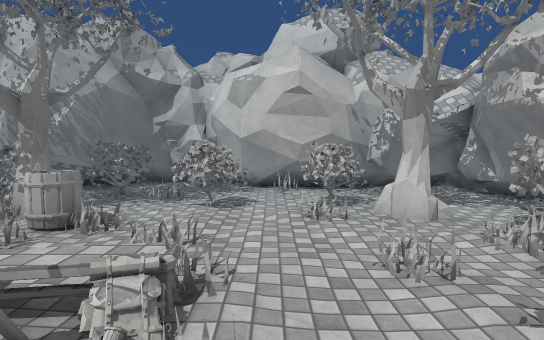
View 1 (above)

17 first-person views from a walk through a scene from a Unity 3-D project. The camera is 1.5 m above the floor, tilts 4° down and sees 80° across. The floor is counted in squares, 1 m on a side. Each view is taken from the middle of a square. On the plan, view 1 faces up. The plan holds only what a view shows up to about 15 squares ahead; the rest is blank. The place goes on beyond the plan. Surface patterns are stand-ins for the level's own textures.

View 2
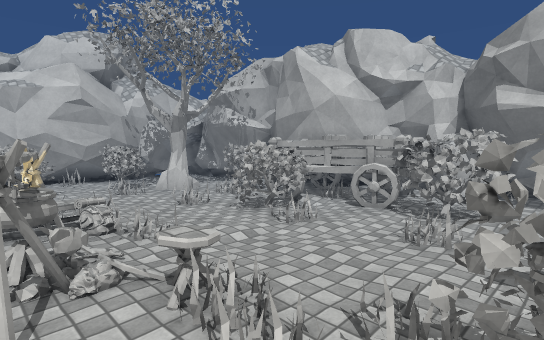

View 3
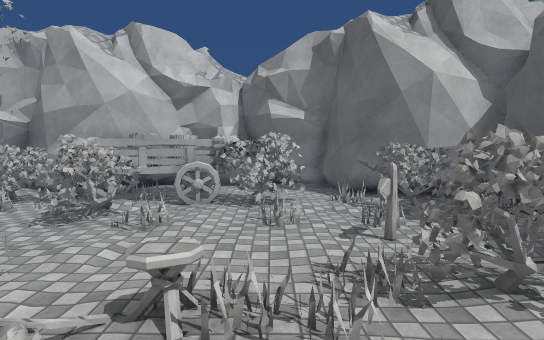

View 4
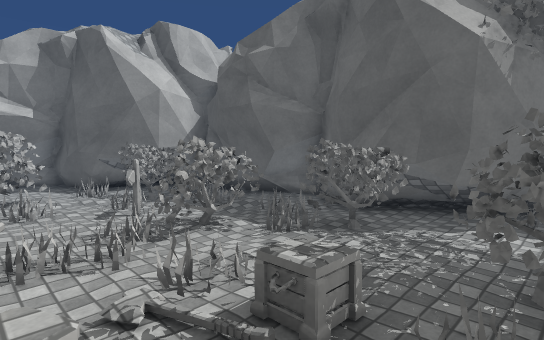

View 5
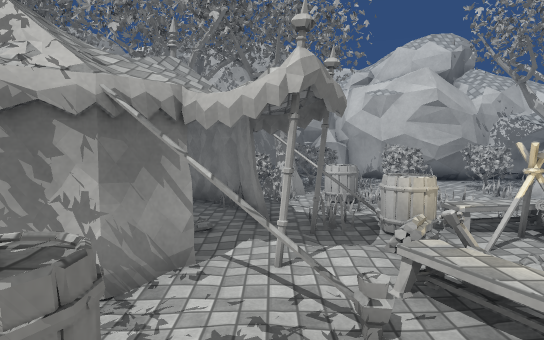

View 6
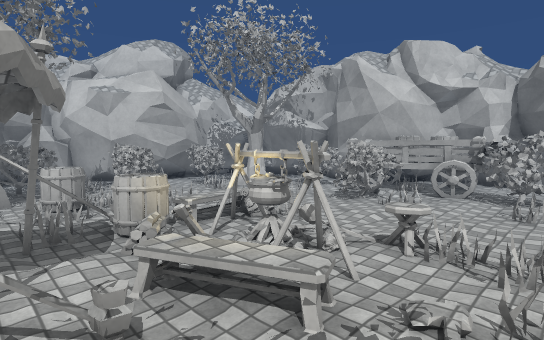

View 7
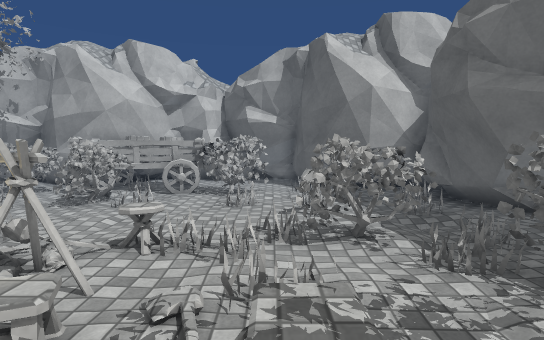

View 8
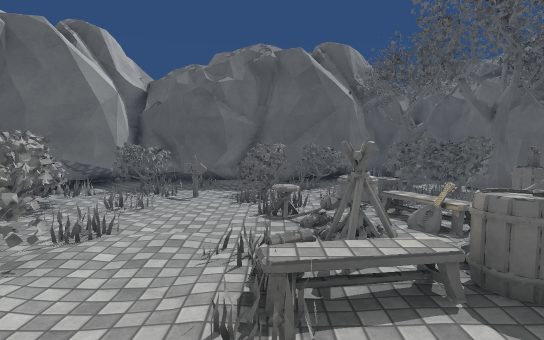

View 9
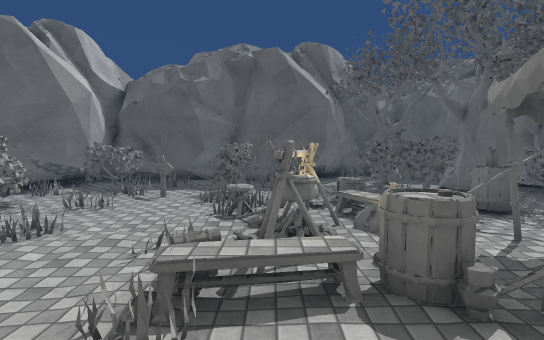

View 10
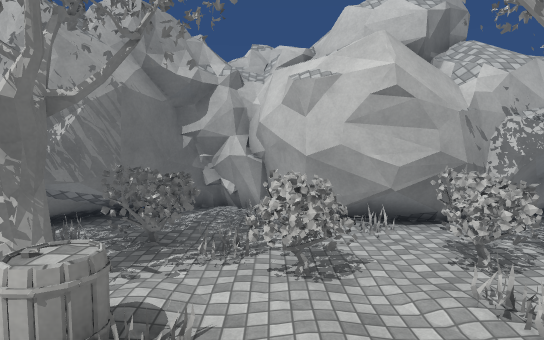

View 11
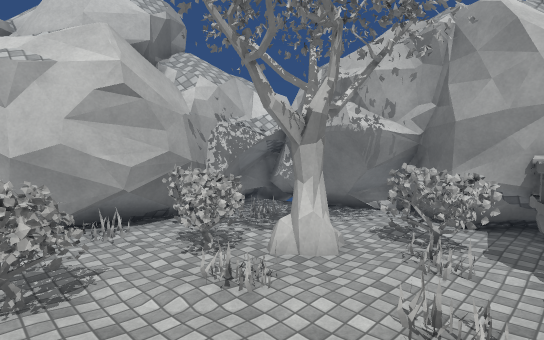

View 12
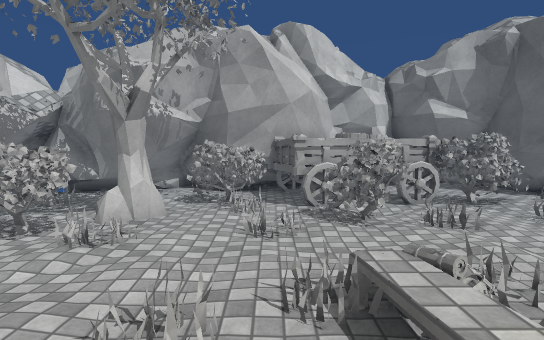

View 13
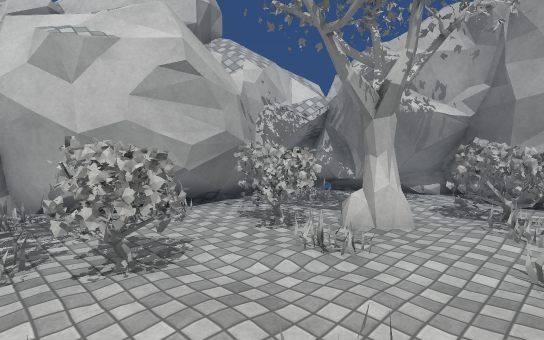

View 14
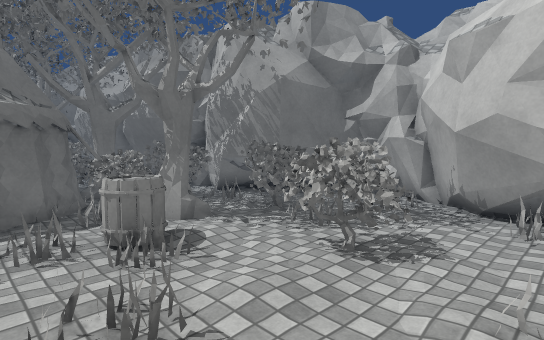

View 15
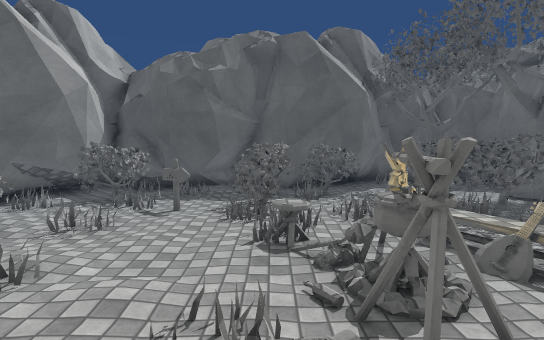

View 16
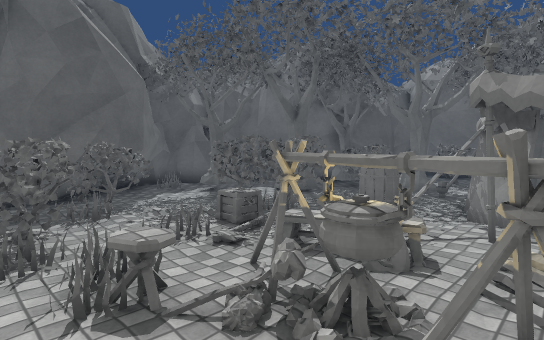

View 17
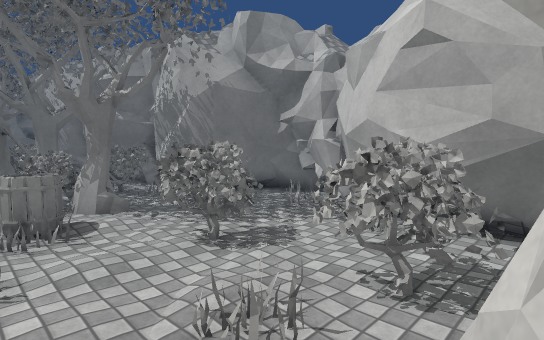

### Floor plan
Key: @ floor where view 1 was taken; # wall or solid block; x gap in a wall; . floor; / step, stairs or slope; = window, fence, low wall or low ledge; ^ raised ledge; O other object.
Columns run from 9 left of view 1 to 9 right of it. Each row starts with its distance up from view 1.
 14     ###
 13    ##.###
 12    ##...##  #####
 11    #.....########
 10    #OO..........#
  9    ##OxOO.OO....#
  8    ## .OO.OO ...###
  7    ###.O...#O ..###
  6    ##O.......OO.##
  5    #.........OOO##
  4    ##.........O###
  3    ##OO/=...O#O ##
  2      O##=..OO######
  1    # .=O....O.#####
  0 ####.O##.@....#^###
 -1  OO..O..O....OOO.##
 -2  OO..........OOO..#
 -3   O..O..O.....O...#
 -4   OO....OO#=....###
 -5 O OOO..OOO  OO.##
 -6 OO OOOOO....OO##
 -7   O  OOO#.. ####
 -8  #OO############

Positions as (right, up) in squares from view 1, and headings:
1: (0, 0), facing up
2: (-3, -4), facing up-right
3: (-4, -2), facing right
4: (-6, -1), facing down-right
5: (-6, -3), facing up
6: (-6, -3), facing up-right
7: (-6, -3), facing right
8: (-1, 6), facing down
9: (-2, 6), facing down
10: (-2, 3), facing up
11: (-2, 3), facing up-right
12: (-4, 4), facing right
13: (-3, 4), facing up-right
14: (1, 4), facing up-left
15: (-1, 4), facing down
16: (0, 2), facing down-left
17: (3, 5), facing up-left
